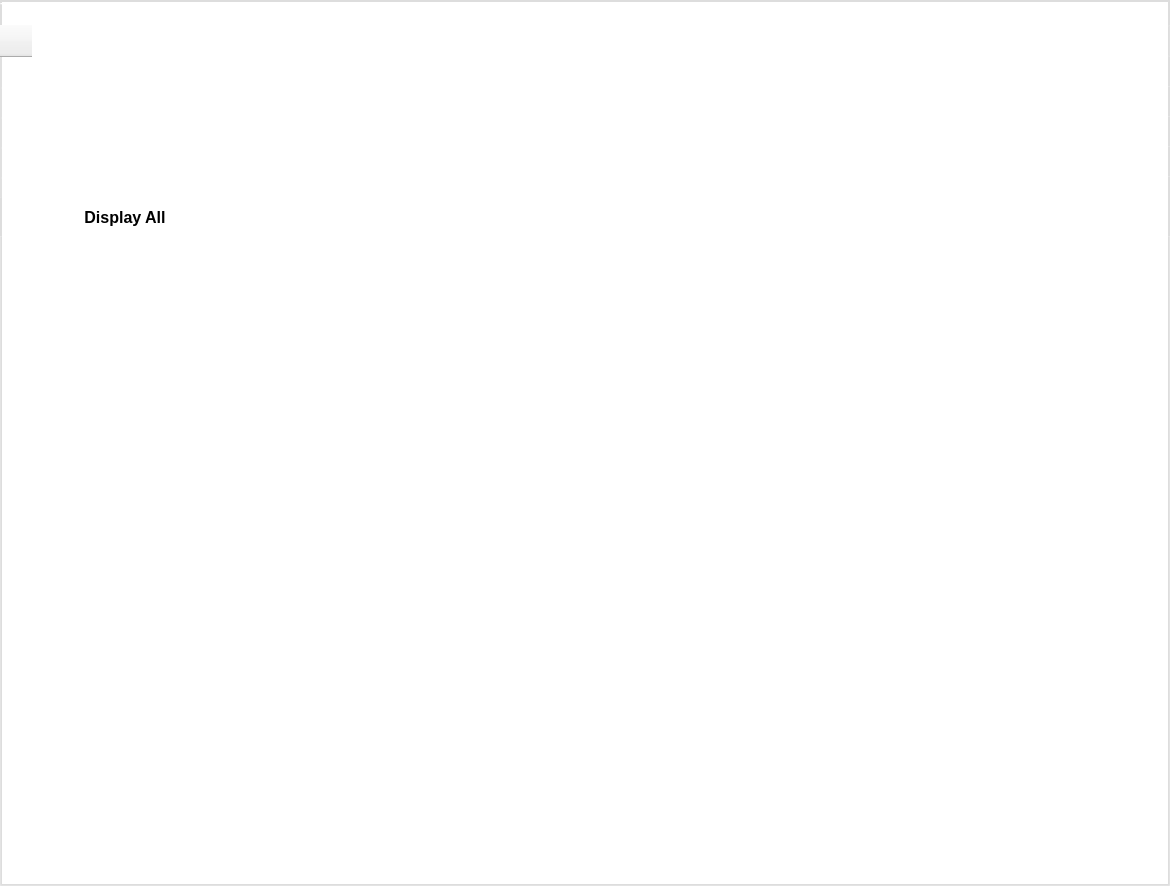
<?xml version="1.0" encoding="UTF-8"?>
<ui version="4.0">
 <class>Telemetry</class>
 <widget class="QMainWindow" name="Telemetry">
  <property name="geometry">
   <rect>
    <x>0</x>
    <y>0</y>
    <width>1170</width>
    <height>886</height>
   </rect>
  </property>
  <property name="windowTitle">
   <string>Telemetry</string>
  </property>
  <property name="styleSheet">
   <string notr="true">QMainWindow{border:2px solid rgba(0,0,0,40); background-color: rgba(0,0,0,0);}</string>
  </property>
  <widget class="QWidget" name="centralWidget">
   <property name="styleSheet">
    <string notr="true">#centralWidget{
border:2px solid rgba(255,255,255,40);
}</string>
   </property>
   <layout class="QGridLayout" name="gridLayout">
    <property name="leftMargin">
     <number>0</number>
    </property>
    <property name="topMargin">
     <number>0</number>
    </property>
    <property name="rightMargin">
     <number>0</number>
    </property>
    <property name="bottomMargin">
     <number>0</number>
    </property>
    <item row="0" column="0">
     <widget class="QLabel" name="m_lblTitle">
      <property name="font">
       <font>
        <family>Arial</family>
        <pointsize>12</pointsize>
       </font>
      </property>
      <property name="toolTipDuration">
       <number>0</number>
      </property>
      <property name="styleSheet">
       <string notr="true">color:white;</string>
      </property>
      <property name="text">
       <string>TextLabel</string>
      </property>
     </widget>
    </item>
    <item row="2" column="1">
     <widget class="QToolButton" name="m_btnFriends">
      <property name="minimumSize">
       <size>
        <width>0</width>
        <height>0</height>
       </size>
      </property>
      <property name="maximumSize">
       <size>
        <width>100</width>
        <height>16777215</height>
       </size>
      </property>
      <property name="font">
       <font>
        <family>Arial</family>
        <pointsize>12</pointsize>
        <weight>75</weight>
        <bold>true</bold>
       </font>
      </property>
      <property name="cursor">
       <cursorShape>PointingHandCursor</cursorShape>
      </property>
      <property name="styleSheet">
       <string notr="true">color:white;
QToolButton::checked{
background-color:rgba(0,0,0,0);
}</string>
      </property>
      <property name="text">
       <string>Display All</string>
      </property>
      <property name="checkable">
       <bool>true</bool>
      </property>
      <property name="autoRaise">
       <bool>true</bool>
      </property>
     </widget>
    </item>
    <item row="2" column="0">
     <widget class="QToolButton" name="m_btnStart">
      <property name="minimumSize">
       <size>
        <width>0</width>
        <height>0</height>
       </size>
      </property>
      <property name="maximumSize">
       <size>
        <width>100</width>
        <height>16777215</height>
       </size>
      </property>
      <property name="font">
       <font>
        <family>Arial</family>
        <pointsize>12</pointsize>
        <weight>75</weight>
        <bold>true</bold>
       </font>
      </property>
      <property name="cursor">
       <cursorShape>PointingHandCursor</cursorShape>
      </property>
      <property name="styleSheet">
       <string notr="true">color:white;</string>
      </property>
      <property name="text">
       <string>Start</string>
      </property>
      <property name="autoRaise">
       <bool>true</bool>
      </property>
     </widget>
    </item>
    <item row="1" column="0" colspan="3">
     <widget class="QTableWidget" name="m_tblTimes">
      <property name="font">
       <font>
        <pointsize>14</pointsize>
        <weight>75</weight>
        <bold>true</bold>
       </font>
      </property>
      <property name="styleSheet">
       <string notr="true">QTableWidget{
background-color: rgba(0, 0, 0, 0);
border:0px solid white;
color: white;}
QTableWidget::item{
background-color: rgba(0, 0, 0, 0);
border-bottom:1px solid rgba(255,255,255,50);
}

QTableCornerButton::section {
border: 0px solid white; 
background: rbga(0,0,0,0);
}

QHeaderView, QHeaderView::section {
color: white;
background-color: rgba(0,0,0,0); 
font-weight: bold; 
font-size: 14px;
height: 30; 
width: 30; 
border:1px solid rgba(255,255,255,25);}

QScrollBar::vertical {
background-color:rgba(0,0,0,0);
}

QHeaderView::item{
border-bottom: 1px solid rgba(255,255,255,40);
}</string>
      </property>
      <property name="verticalScrollBarPolicy">
       <enum>Qt::ScrollBarAlwaysOff</enum>
      </property>
      <property name="horizontalScrollBarPolicy">
       <enum>Qt::ScrollBarAlwaysOff</enum>
      </property>
      <property name="sizeAdjustPolicy">
       <enum>QAbstractScrollArea::AdjustToContents</enum>
      </property>
      <property name="autoScrollMargin">
       <number>16</number>
      </property>
      <property name="showGrid">
       <bool>false</bool>
      </property>
      <property name="gridStyle">
       <enum>Qt::NoPen</enum>
      </property>
      <property name="sortingEnabled">
       <bool>true</bool>
      </property>
      <property name="cornerButtonEnabled">
       <bool>false</bool>
      </property>
      <property name="rowCount">
       <number>6</number>
      </property>
      <property name="columnCount">
       <number>8</number>
      </property>
      <attribute name="horizontalHeaderVisible">
       <bool>true</bool>
      </attribute>
      <attribute name="horizontalHeaderDefaultSectionSize">
       <number>150</number>
      </attribute>
      <attribute name="verticalHeaderVisible">
       <bool>true</bool>
      </attribute>
      <row/>
      <row/>
      <row/>
      <row/>
      <row/>
      <row/>
      <column/>
      <column/>
      <column/>
      <column/>
      <column/>
      <column/>
      <column/>
      <column/>
     </widget>
    </item>
    <item row="3" column="0" colspan="3">
     <widget class="QGraphicsView" name="m_graph">
      <property name="minimumSize">
       <size>
        <width>0</width>
        <height>650</height>
       </size>
      </property>
      <property name="styleSheet">
       <string notr="true">QGraphicsView{border:1px solid rgba(255,255,255,40); background-color: rgba(0,0,0,0);}</string>
      </property>
     </widget>
    </item>
   </layout>
  </widget>
 </widget>
 <layoutdefault spacing="6" margin="11"/>
 <resources/>
 <connections/>
</ui>
